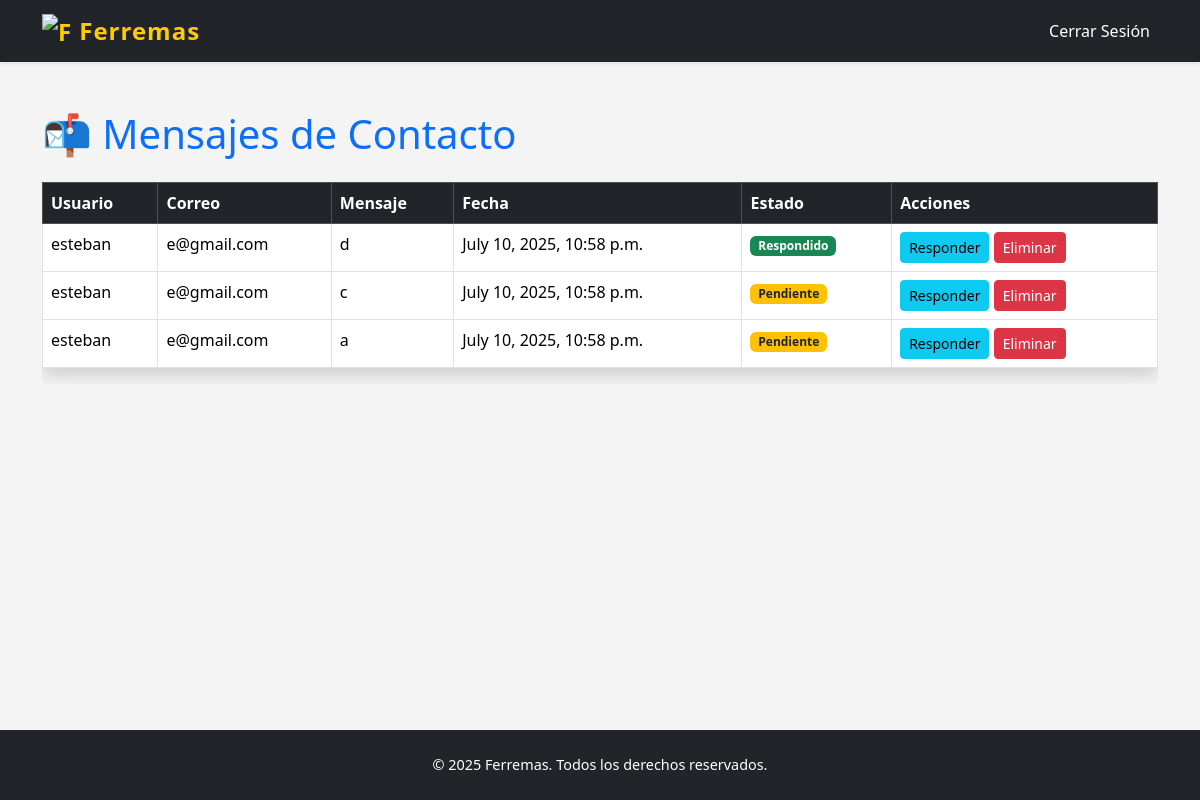
/api/mensajes/ (signed in), run on the app's committed database.
### ferremas/models.py (models this page shows, shortened)
class MensajeContacto(models.Model):
    TIPO_MENSAJE = [
        ('duda', 'Duda'),
        ('queja', 'Queja'),
        ('sugerencia', 'Sugerencia'),
    ]
    usuario = models.ForeignKey(User, on_delete=models.CASCADE)
    tipo = models.CharField(max_length=20, choices=TIPO_MENSAJE, default='duda')
    mensaje = models.TextField()
    fecha_envio = models.DateTimeField(auto_now_add=True)
    respondido = models.BooleanField(default=False)  # Asegúrate de tener este campo

### ferremas/views.py (the view)
# urls.py: path('mensajes/', views.ver_mensajes, name='ver_mensajes'),
@login_required
def ver_mensajes(request):
    search_query = request.GET.get('search', '')
    usuario_filter = request.GET.get('usuario', '')
    tipo_filter = request.GET.get('tipo', '')
    mensajes = MensajeContacto.objects.all()
    if search_query:
        mensajes = mensajes.filter(
            Q(mensaje__icontains=search_query)
        )
    if usuario_filter:
        mensajes = mensajes.filter(
            Q(usuario__username__icontains=usuario_filter)
        )
    if tipo_filter:
        mensajes = mensajes.filter(tipo=tipo_filter)
    mensajes = mensajes.order_by('-fecha_envio')
    return render(request, 'ferremas/ver_mensajes.html', {
        'mensajes': mensajes,
        'search_query': search_query,
        'usuario_filter': usuario_filter,
        'tipo_filter': tipo_filter,
    })

### ferremas/templates/ferremas/ver_mensajes.html (shortened to what this page needs)
{% load static %}
<!DOCTYPE html>
<html lang="es">
<head>
    <link href="https://cdn.jsdelivr.net/npm/bootstrap@5.3.3/dist/css/bootstrap.min.css" rel="stylesheet">
    <link href="{% static 'css/inicio.css' %}" rel="stylesheet">
</head>
<body class="d-flex flex-column min-vh-100">
    <nav class="navbar navbar-expand-lg navbar-dark bg-dark shadow-sm">
        <div class="container">
            <a class="navbar-brand fw-bold text-warning" href="{% url 'inicio' %}">
                <img src="{% static 'ferremas/logo.png' %}" alt="Ferremas" width="30" height="30"
                    class="d-inline-block align-text-top">
                Ferremas
            </a>
            <div class="collapse navbar-collapse" id="navbarNav">
                <ul class="navbar-nav">
                    <li class="nav-item">
                        <a class="nav-link" href="{% url 'logout' %}">Cerrar Sesión</a>
                    </li>
                </ul>
            </div>
        </div>
    </nav>
    <main class="flex-grow-1">
        <div class="container py-5">
            <h1 class="mb-4 text-primary">📬 Mensajes de Contacto</h1>
            {% if mensajes %}
            <div class="table-responsive">
                <table class="table table-bordered table-hover bg-white shadow">
                    <thead class="table-dark">
                        <tr>
                            <th>Usuario</th>
                            <th>Correo</th>
                            <th>Mensaje</th>
                            <th>Fecha</th>
                            <th>Estado</th>
                            <th>Acciones</th>
                        </tr>
                    </thead>
                    <tbody>
                        {% for mensaje in mensajes %}
                        <tr>
                            <td>{{ mensaje.usuario.username }}</td>
                            <td>{{ mensaje.usuario.email }}</td>
                            <td>{{ mensaje.mensaje }}</td>
                            <td>{{ mensaje.fecha_envio }}</td>
                            <td>
                                {% if mensaje.respondido %}
                                <span class="badge bg-success">Respondido</span>
                                {% else %}
                                <span class="badge bg-warning text-dark">Pendiente</span>
                                {% endif %}
                            </td>
                            <td>
                                <button class="btn btn-info btn-sm" data-bs-toggle="modal"
                                    data-bs-target="#respuestaModal{{ mensaje.id }}">
                                    Responder
                                </button>
                                <form method="post" action="{% url 'eliminar_mensaje' mensaje.id %}"
                                    style="display: inline;">
                                    <button type="submit" class="btn btn-danger btn-sm"
                                        onclick="return confirm('¿Estás seguro de que quieres eliminar este mensaje?')">
                                        Eliminar
                                    </button>
                                </form>
                            </td>
                        </tr>
                        {% endfor %}
                    </tbody>
                </table>
            </div>
            {% else %}
            <div class="alert alert-info">No hay mensajes de contacto.</div>
            {% endif %}
        </div>
    </main>
    <footer class="bg-dark text-white text-center py-4 mt-auto">
        <div class="container">
            <p class="mb-0">&copy; 2025 Ferremas. Todos los derechos reservados.</p>
        </div>
    </footer>
</body>
</html>

### ferremas/static/css/inicio.css (style rules this page uses)
body { background-color: #f4f4f4; font-family: 'Segoe UI', sans-serif; }
.navbar { box-shadow: 0 4px 6px rgba(0, 0, 0, 0.3); background-color: #343a40; }
.navbar-brand { font-weight: bold; font-size: 1.5rem; letter-spacing: 1px; color: #ffcc00 !important; }
.navbar-nav .nav-link { color: #ffffff !important; margin-left: 10px; }
footer { background-color: #212529; color: #adb5bd; font-size: 0.9rem; }

### data on the page
MensajeContacto: usuario.username "esteban", usuario.email "e@gmail.com", mensaje "d", fecha_envio "July 10, 2025, 10:58 p.m.", respondido "Respondido"
MensajeContacto: usuario.username "esteban", usuario.email "e@gmail.com", mensaje "c", fecha_envio "July 10, 2025, 10:58 p.m.", respondido "Pendiente"
MensajeContacto: usuario.username "esteban", usuario.email "e@gmail.com", mensaje "a", fecha_envio "July 10, 2025, 10:58 p.m.", respondido "Pendiente"
